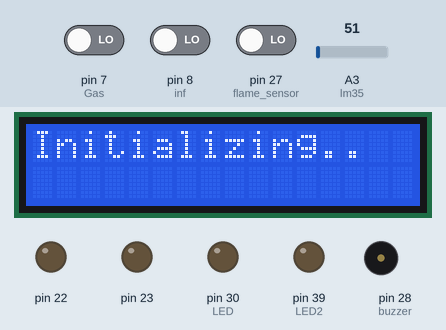
The sketch below on a simulated Arduino Mega 2560, built with avr-gcc and run on an emulated ATmega2560. Shown: 16×2 character LCD, output pins drawn as LEDs (lit = HIGH), buzzer (waves = sounding, pin HIGH). Inputs (shaded band) come from the test bench; at power-on: pin 8 (inf) LOW, A3 (lm35) = 51, pin 7 (Gas) LOW, pin 27 (flame_sensor) LOW. What the sketch prints to the serial monitor is not drawn.

Above: at 0.1 s.
1.8 s: pin 8 (inf) driven HIGH
At 2.3 s:
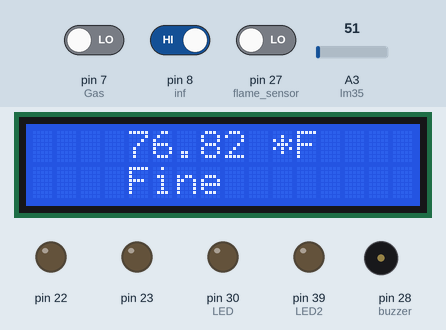
4.8 s: A3 (lm35) set to 73
At 5.6 s:
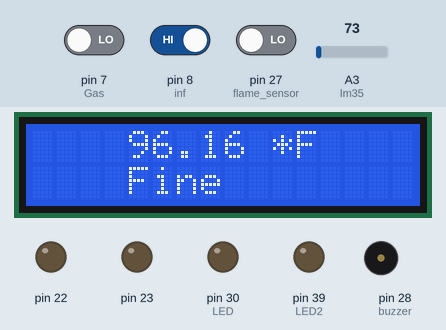
7.2 s: A3 (lm35) set to 84
At 8.1 s:
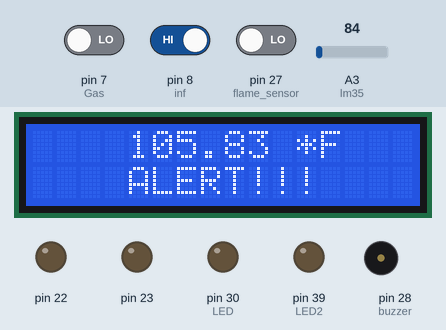
10.2 s: pin 7 (Gas) driven HIGH
At 10.6 s:
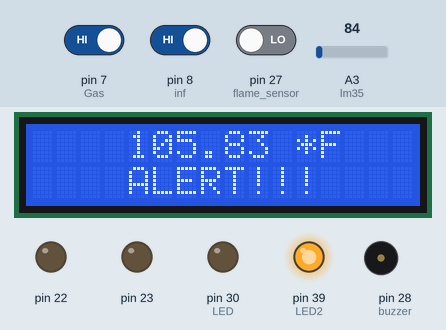
13.2 s: pin 27 (flame_sensor) driven HIGH
At 13.9 s:
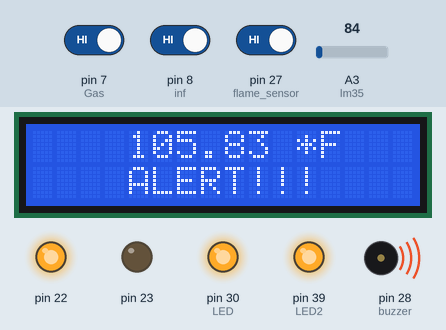
15.9 s: pin 7 (Gas) driven LOW
At 16.5 s:
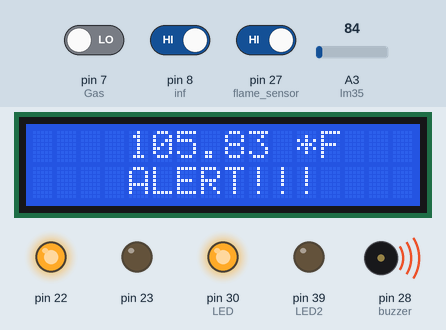
Timing chart, 0 to 18.9 s (numbered marks = the images above; inputs shaded):
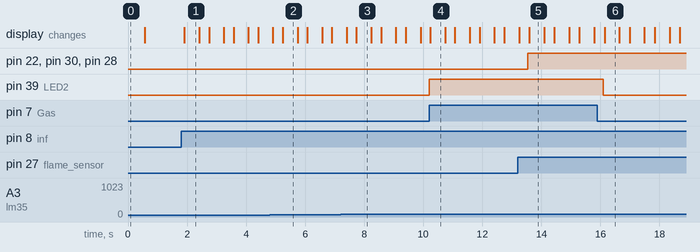

Measured:
- the behaviour switches between 77 and 78 on A3 (lm35) (found by bisection; images 2 and 3)
- after the input at 1.8 s, the display: changes after 0.11 s (image 1)
- after the input at 4.8 s, the display: first differs from a run without the input after 0.44 s (image 2)
- after the input at 7.2 s, the display: first differs from a run without the input after 0.54 s (image 3)
- after the input at 10.2 s, pin 39 (LED2): LOW → HIGH at once
- after the input at 13.2 s, pin 22, pin 30 (LED), pin 28 (buzzer): LOW → HIGH after 0.35 s
- after the input at 15.9 s, pin 39 (LED2): HIGH → LOW after 0.19 s

The sketch:

final.ino
```cpp
#include <LiquidCrystal.h> //this is for servo motor header file

/******************** initialize all pin value  **********************/

/**

   rs pin                 =====>   12
   en pin                 =====>   11
   d4 pin                 =====>   5
   d5 pin                 =====>   4
   d6 pin                 =====>   3
   d7 pin                 =====>   2
   buzzer pin             =====>   28
   LED pin                =====>   30
   LED2 pin               =====>   39
   flame_sensor pin       =====>   27
   inf sensor pin         =====>   8
   gas sensor pin         =====>   7

*/

//lm35(temperature) sensor pin number
int lm35 = A3;

//Gas sensor pin number
int Gas = 7;

//buzzer pin number
int buzzer = 28;

//LED pin number
int LED = 30;
int LED2 = 39;

//flame sensor pin number
int flame_sensor = 27;

//infrared sensor display pin number
int inf = 8;

//LCD display pin number
const int rs = 12, en = 11, d4 = 5, d5 = 4, d6 = 3, d7 = 2;
/******************** ending all pin value  **********************/


/******************** initialize all variables  **********************/
LiquidCrystal lcd(rs, en, d4, d5, d6, d7);
bool isFlame = 0;
bool isGas = 0;
bool isIr = 0;
int value = 0;
/********************  ending all variables  **********************/


/******************** setup function for arduino  **********************/
void setup()
{
  Serial.begin(9600);
  pinMode(buzzer, OUTPUT);
  pinMode(LED, OUTPUT);
  pinMode(LED2, OUTPUT);
  pinMode(flame_sensor, INPUT);
  pinMode (Gas , INPUT);
  pinMode (inf , INPUT);
  pinMode(22, OUTPUT);
  pinMode(23, OUTPUT);
  lcd.begin(16, 2);
  lcd.setCursor(0, 0);
  lcd.clear();
  lcd.print("Initializing..");
  delay(500);
  lcd.clear();
}
/******************** ending setup function for arduino  **********************/


/******************** fever detection function **********************/
void feverAlert() {
  lcd.setCursor(4, 1);
  lcd.print("ALERT!!!");
  delay(500);
}


/******************** loop function for arduino **********************/
void loop()
{
  delay(100);
  if (digitalRead(flame_sensor) == HIGH ) //digitalRead for flame sensor is HIGH
  {
    isFlame = 1;
    Serial.println("Flame detected...! take action immediately.");
    digitalWrite(buzzer, HIGH);
    digitalWrite(LED, HIGH);
    digitalWrite(22, HIGH);
    digitalWrite(23, LOW);
  }
  if (digitalRead(flame_sensor) == LOW ) //digitalRead for flame sensor LOW
  {
    isFlame = 0;
    Serial.println("No flame detected. stay cool");
    digitalWrite(buzzer, LOW);
    digitalWrite(LED, LOW);
    digitalWrite(22, LOW);
    digitalWrite(23, LOW);
  }

  if (digitalRead(Gas) == HIGH) {  //digitalRead for Gas sensor HIGH
    isGas = 1;
    Serial.println("YES GAS");
    digitalWrite(LED2, HIGH); // Blink LED 2
  }
  if (digitalRead(Gas) == LOW) { //digitalRead for Gas sensor LOW
    isGas = 0;
    Serial.println("NOT GAS");
    digitalWrite(LED2, LOW); // Blink LED 2
  }

  if (digitalRead(inf) == HIGH) {  //digitalRead for infrared sensor HIGH
    Serial.println("Present");
    isIr = 1;
  }
  if (digitalRead(inf) == LOW) {  //digitalRead for infrared sensor LOW
    Serial.println("Absent");
    isIr = 0;
  }

  //analogRead for lm35(temperature) sensor
  value = analogRead(lm35);

  //calculate temperature values
  float milivolts = ( value / 1024.0) * 5000;
  float cel = milivolts / 10;
  float farh = (cel * 9) / 5 + 32;


  String tempFar;
  tempFar = String(farh);
  lcd.clear();
  if (isIr == 1) { //when infrared true

    Serial.print("TEMPRATURE = ");
    Serial.print(cel);
    Serial.print("*C");
    Serial.println();

    Serial.print("TEMPRATURE = ");
    Serial.print(farh);
    Serial.print("*F");
    Serial.println();

    lcd.setCursor(4, 0);

    lcd.print(tempFar + " *F");

    if (farh > 100) { //when body temperature in greater then 100
      feverAlert();

    }
    else {
      //digitalWrite(LED2, LOW); // Unblinking LED 2
      lcd.setCursor(4, 1);
      lcd.print("Fine");
      delay(500);
    }

    lcd.clear();
  } else {
    digitalWrite(LED2, LOW);
  }
  delay(200);

}

/******************** ending loop detection function **********************/
```
